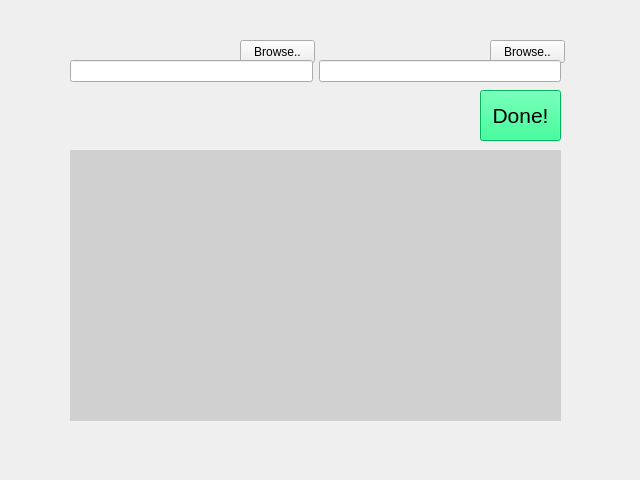
<?xml version="1.0" encoding="UTF-8"?>
<ui version="4.0">
 <class>Form</class>
 <widget class="QWidget" name="Form">
  <property name="geometry">
   <rect>
    <x>0</x>
    <y>0</y>
    <width>640</width>
    <height>480</height>
   </rect>
  </property>
  <property name="windowTitle">
   <string>Form</string>
  </property>
  <widget class="QPushButton" name="pushButton_A">
   <property name="geometry">
    <rect>
     <x>240</x>
     <y>40</y>
     <width>75</width>
     <height>23</height>
    </rect>
   </property>
   <property name="text">
    <string>Browse..</string>
   </property>
  </widget>
  <widget class="QPushButton" name="pushButton_B">
   <property name="geometry">
    <rect>
     <x>490</x>
     <y>40</y>
     <width>75</width>
     <height>23</height>
    </rect>
   </property>
   <property name="text">
    <string>Browse..</string>
   </property>
  </widget>
  <widget class="QWidget" name="widget_chart" native="true">
   <property name="geometry">
    <rect>
     <x>70</x>
     <y>150</y>
     <width>491</width>
     <height>271</height>
    </rect>
   </property>
   <property name="styleSheet">
    <string notr="true">background-color: rgb(208, 208, 208);</string>
   </property>
  </widget>
  <widget class="QPushButton" name="pushButton_Done">
   <property name="geometry">
    <rect>
     <x>480</x>
     <y>90</y>
     <width>81</width>
     <height>51</height>
    </rect>
   </property>
   <property name="font">
    <font>
     <pointsize>16</pointsize>
    </font>
   </property>
   <property name="styleSheet">
    <string notr="true">background-color: rgb(0, 255, 127);</string>
   </property>
   <property name="text">
    <string>Done!</string>
   </property>
  </widget>
  <widget class="QWidget" name="">
   <property name="geometry">
    <rect>
     <x>70</x>
     <y>60</y>
     <width>491</width>
     <height>22</height>
    </rect>
   </property>
   <layout class="QGridLayout" name="gridLayout">
    <item row="0" column="0">
     <widget class="QLineEdit" name="lineEdit_A"/>
    </item>
    <item row="0" column="1">
     <widget class="QLineEdit" name="lineEdit_B"/>
    </item>
   </layout>
  </widget>
 </widget>
 <resources/>
 <connections/>
</ui>
